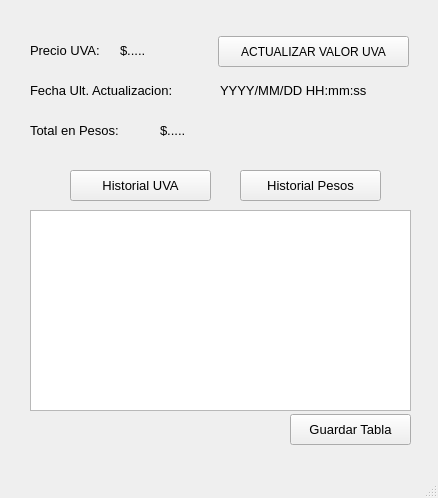
<?xml version="1.0" encoding="UTF-8"?>
<ui version="4.0">
 <class>MainWindow</class>
 <widget class="QMainWindow" name="MainWindow">
  <property name="geometry">
   <rect>
    <x>0</x>
    <y>0</y>
    <width>438</width>
    <height>498</height>
   </rect>
  </property>
  <property name="windowTitle">
   <string>MainWindow</string>
  </property>
  <widget class="QWidget" name="centralwidget">
   <widget class="QTableWidget" name="Table_Cant_Uvas">
    <property name="geometry">
     <rect>
      <x>30</x>
      <y>210</y>
      <width>381</width>
      <height>201</height>
     </rect>
    </property>
    <property name="font">
     <font>
      <pointsize>10</pointsize>
     </font>
    </property>
   </widget>
   <widget class="QLabel" name="label">
    <property name="geometry">
     <rect>
      <x>30</x>
      <y>40</y>
      <width>91</width>
      <height>21</height>
     </rect>
    </property>
    <property name="font">
     <font>
      <pointsize>10</pointsize>
     </font>
    </property>
    <property name="text">
     <string>Precio UVA: </string>
    </property>
   </widget>
   <widget class="QLabel" name="label_Precio_UVA">
    <property name="geometry">
     <rect>
      <x>120</x>
      <y>40</y>
      <width>131</width>
      <height>21</height>
     </rect>
    </property>
    <property name="font">
     <font>
      <pointsize>10</pointsize>
     </font>
    </property>
    <property name="text">
     <string>$.....</string>
    </property>
   </widget>
   <widget class="QLabel" name="label_2">
    <property name="geometry">
     <rect>
      <x>30</x>
      <y>80</y>
      <width>191</width>
      <height>21</height>
     </rect>
    </property>
    <property name="font">
     <font>
      <pointsize>10</pointsize>
     </font>
    </property>
    <property name="text">
     <string>Fecha Ult. Actualizacion:</string>
    </property>
   </widget>
   <widget class="QLabel" name="label_4">
    <property name="geometry">
     <rect>
      <x>30</x>
      <y>120</y>
      <width>121</width>
      <height>21</height>
     </rect>
    </property>
    <property name="font">
     <font>
      <pointsize>10</pointsize>
     </font>
    </property>
    <property name="text">
     <string>Total en Pesos:</string>
    </property>
   </widget>
   <widget class="QLabel" name="label_Fecha_Actualizacion_UVA">
    <property name="geometry">
     <rect>
      <x>220</x>
      <y>80</y>
      <width>191</width>
      <height>21</height>
     </rect>
    </property>
    <property name="font">
     <font>
      <pointsize>10</pointsize>
     </font>
    </property>
    <property name="text">
     <string>YYYY/MM/DD HH:mm:ss</string>
    </property>
   </widget>
   <widget class="QLabel" name="label_Total_en_Pesos">
    <property name="geometry">
     <rect>
      <x>160</x>
      <y>120</y>
      <width>191</width>
      <height>21</height>
     </rect>
    </property>
    <property name="font">
     <font>
      <pointsize>10</pointsize>
     </font>
    </property>
    <property name="text">
     <string>$.....</string>
    </property>
   </widget>
   <widget class="QPushButton" name="button_Actualizar_UVA">
    <property name="geometry">
     <rect>
      <x>218</x>
      <y>36</y>
      <width>191</width>
      <height>31</height>
     </rect>
    </property>
    <property name="font">
     <font>
      <pointsize>9</pointsize>
     </font>
    </property>
    <property name="text">
     <string>ACTUALIZAR VALOR UVA</string>
    </property>
   </widget>
   <widget class="QPushButton" name="button_Guardar_Tabla_UVA">
    <property name="geometry">
     <rect>
      <x>290</x>
      <y>414</y>
      <width>121</width>
      <height>31</height>
     </rect>
    </property>
    <property name="font">
     <font>
      <pointsize>10</pointsize>
     </font>
    </property>
    <property name="text">
     <string>Guardar Tabla</string>
    </property>
   </widget>
   <widget class="QPushButton" name="button_Ver_Historial_UVA">
    <property name="geometry">
     <rect>
      <x>70</x>
      <y>170</y>
      <width>141</width>
      <height>31</height>
     </rect>
    </property>
    <property name="font">
     <font>
      <pointsize>10</pointsize>
     </font>
    </property>
    <property name="text">
     <string>Historial UVA</string>
    </property>
   </widget>
   <widget class="QPushButton" name="button_Ver_Historial_Pesos_Total">
    <property name="geometry">
     <rect>
      <x>240</x>
      <y>170</y>
      <width>141</width>
      <height>31</height>
     </rect>
    </property>
    <property name="font">
     <font>
      <pointsize>10</pointsize>
     </font>
    </property>
    <property name="text">
     <string>Historial Pesos</string>
    </property>
   </widget>
  </widget>
  <widget class="QMenuBar" name="menubar">
   <property name="geometry">
    <rect>
     <x>0</x>
     <y>0</y>
     <width>438</width>
     <height>26</height>
    </rect>
   </property>
  </widget>
  <widget class="QStatusBar" name="statusbar"/>
 </widget>
 <resources/>
 <connections/>
</ui>
